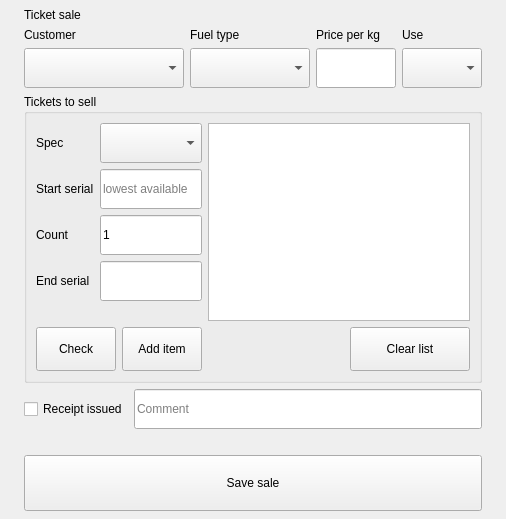
<?xml version="1.0" encoding="UTF-8"?>
<ui version="4.0">
 <class>TicketSalePage</class>
 <widget class="QWidget" name="TicketSalePage">
  <layout class="QVBoxLayout" name="ticketLayout" stretch="0,0,1,0,0,0">
   <property name="leftMargin"><number>24</number></property>
   <property name="topMargin"><number>8</number></property>
   <property name="rightMargin"><number>24</number></property>
   <property name="bottomMargin"><number>8</number></property>
   <property name="spacing"><number>6</number></property>
   <item>
    <widget class="QLabel" name="pageTitle">
     <property name="text"><string>Ticket sale</string></property>
    </widget>
   </item>
   <item>
    <layout class="QGridLayout" name="topGrid" columnstretch="4,3,2,2">
     <property name="leftMargin"><number>0</number></property>
     <property name="topMargin"><number>0</number></property>
     <property name="rightMargin"><number>0</number></property>
     <property name="bottomMargin"><number>0</number></property>
     <property name="spacing"><number>6</number></property>
     <item row="0" column="0">
      <widget class="QLabel" name="tsCustomerLabel">
       <property name="text"><string>Customer</string></property>
      </widget>
     </item>
     <item row="0" column="1">
      <widget class="QLabel" name="tsFuelLabel">
       <property name="text"><string>Fuel type</string></property>
      </widget>
     </item>
     <item row="0" column="2">
      <widget class="QLabel" name="tsPriceLabel">
       <property name="text"><string>Price per kg</string></property>
      </widget>
     </item>
     <item row="0" column="3">
      <widget class="QLabel" name="tsUsageLabel">
       <property name="text"><string>Use</string></property>
      </widget>
     </item>
     <item row="1" column="0">
      <widget class="QComboBox" name="tsCustomerCombo">
       <property name="minimumSize"><size><width>0</width><height>40</height></size></property>
      </widget>
     </item>
     <item row="1" column="1">
      <widget class="QComboBox" name="tsFuelCombo">
       <property name="minimumSize"><size><width>0</width><height>40</height></size></property>
      </widget>
     </item>
     <item row="1" column="2">
      <widget class="QLineEdit" name="tsPriceField">
       <property name="minimumSize"><size><width>0</width><height>40</height></size></property>
      </widget>
     </item>
     <item row="1" column="3">
      <widget class="QComboBox" name="tsUsageCombo">
       <property name="minimumSize"><size><width>0</width><height>40</height></size></property>
      </widget>
     </item>
    </layout>
   </item>
   <item>
    <widget class="QGroupBox" name="tsPanel">
     <property name="title"><string>Tickets to sell</string></property>
     <layout class="QHBoxLayout" name="panelLayout" stretch="2,5">
      <property name="leftMargin"><number>9</number></property>
      <property name="topMargin"><number>9</number></property>
      <property name="rightMargin"><number>9</number></property>
      <property name="bottomMargin"><number>9</number></property>
      <property name="spacing"><number>6</number></property>
      <item>
       <layout class="QGridLayout" name="addGrid">
        <property name="leftMargin"><number>0</number></property>
        <property name="topMargin"><number>0</number></property>
        <property name="rightMargin"><number>0</number></property>
        <property name="bottomMargin"><number>0</number></property>
        <property name="spacing"><number>6</number></property>
        <item row="0" column="0">
         <widget class="QLabel" name="tsSpecLabel">
          <property name="text"><string>Spec</string></property>
         </widget>
        </item>
        <item row="0" column="1">
         <widget class="QComboBox" name="tsSpecCombo">
          <property name="minimumSize"><size><width>0</width><height>40</height></size></property>
         </widget>
        </item>
        <item row="1" column="0">
         <widget class="QLabel" name="tsStartLabel">
          <property name="text"><string>Start serial</string></property>
         </widget>
        </item>
        <item row="1" column="1">
         <widget class="QLineEdit" name="tsStartField">
          <property name="placeholderText"><string>lowest available</string></property>
          <property name="minimumSize"><size><width>0</width><height>40</height></size></property>
         </widget>
        </item>
        <item row="2" column="0">
         <widget class="QLabel" name="tsCountLabel">
          <property name="text"><string>Count</string></property>
         </widget>
        </item>
        <item row="2" column="1">
         <widget class="QLineEdit" name="tsCountField">
          <property name="text"><string notr="true">1</string></property>
          <property name="minimumSize"><size><width>0</width><height>40</height></size></property>
         </widget>
        </item>
        <item row="3" column="0">
         <widget class="QLabel" name="tsEndLabel">
          <property name="text"><string>End serial</string></property>
         </widget>
        </item>
        <item row="3" column="1">
         <widget class="QLineEdit" name="tsEndField">
          <property name="readOnly"><bool>true</bool></property>
          <property name="minimumSize"><size><width>0</width><height>40</height></size></property>
         </widget>
        </item>
        <item row="4" column="0" colspan="2">
         <widget class="QLabel" name="tsCheckResult">
          <property name="wordWrap"><bool>true</bool></property>
         </widget>
        </item>
        <item row="5" column="0" colspan="2">
         <layout class="QHBoxLayout" name="addButtons">
          <property name="leftMargin"><number>0</number></property>
          <property name="topMargin"><number>0</number></property>
          <property name="rightMargin"><number>0</number></property>
          <property name="bottomMargin"><number>0</number></property>
          <property name="spacing"><number>6</number></property>
          <item>
           <widget class="QPushButton" name="tsCheckButton">
            <property name="text"><string>Check</string></property>
            <property name="minimumSize"><size><width>0</width><height>44</height></size></property>
           </widget>
          </item>
          <item>
           <widget class="QPushButton" name="tsAddButton">
            <property name="text"><string>Add item</string></property>
            <property name="minimumSize"><size><width>0</width><height>44</height></size></property>
           </widget>
          </item>
         </layout>
        </item>
       </layout>
      </item>
      <item>
       <layout class="QVBoxLayout" name="itemsColumn" stretch="1,0">
        <property name="leftMargin"><number>0</number></property>
        <property name="topMargin"><number>0</number></property>
        <property name="rightMargin"><number>0</number></property>
        <property name="bottomMargin"><number>0</number></property>
        <property name="spacing"><number>6</number></property>
        <item>
         <widget class="QTableWidget" name="tsItemsTable">
         </widget>
        </item>
        <item>
         <layout class="QHBoxLayout" name="tableButtons">
          <property name="leftMargin"><number>0</number></property>
          <property name="topMargin"><number>0</number></property>
          <property name="rightMargin"><number>0</number></property>
          <property name="bottomMargin"><number>0</number></property>
          <property name="spacing"><number>6</number></property>
          <item>
           <widget class="QLabel" name="tsTotals">
            <property name="bold" stdset="0"><bool>true</bool></property>
           </widget>
          </item>
          <item>
           <spacer name="spacer1">
            <property name="orientation"><enum>Qt::Horizontal</enum></property>
            <property name="sizeType"><enum>QSizePolicy::Expanding</enum></property>
            <property name="sizeHint" stdset="0"><size><width>20</width><height>40</height></size></property>
           </spacer>
          </item>
          <item>
           <widget class="QPushButton" name="tsClearButton">
            <property name="text"><string>Clear list</string></property>
            <property name="minimumSize"><size><width>120</width><height>44</height></size></property>
           </widget>
          </item>
         </layout>
        </item>
       </layout>
      </item>
     </layout>
    </widget>
   </item>
   <item>
    <layout class="QHBoxLayout" name="summaryRow" stretch="0,1">
     <property name="leftMargin"><number>0</number></property>
     <property name="topMargin"><number>0</number></property>
     <property name="rightMargin"><number>0</number></property>
     <property name="bottomMargin"><number>0</number></property>
     <property name="spacing"><number>6</number></property>
     <item>
      <widget class="QCheckBox" name="tsReceiptCheck">
       <property name="text"><string>Receipt issued</string></property>
      </widget>
     </item>
     <item>
      <widget class="QLineEdit" name="tsCommentField">
       <property name="placeholderText"><string>Comment</string></property>
       <property name="maxLength"><number>255</number></property>
       <property name="minimumSize"><size><width>0</width><height>40</height></size></property>
      </widget>
     </item>
    </layout>
   </item>
   <item>
    <widget class="QLabel" name="tsStatus">
     <property name="wordWrap"><bool>true</bool></property>
    </widget>
   </item>
   <item>
    <layout class="QHBoxLayout" name="buttonRow" stretch="2">
     <property name="leftMargin"><number>0</number></property>
     <property name="topMargin"><number>0</number></property>
     <property name="rightMargin"><number>0</number></property>
     <property name="bottomMargin"><number>0</number></property>
     <property name="spacing"><number>6</number></property>
     <item>
      <widget class="QPushButton" name="saveTicketSaleButton">
       <property name="text"><string>Save sale</string></property>
       <property name="minimumSize"><size><width>0</width><height>56</height></size></property>
      </widget>
     </item>
    </layout>
   </item>
  </layout>
 </widget>
 <resources/>
 <connections/>
</ui>
